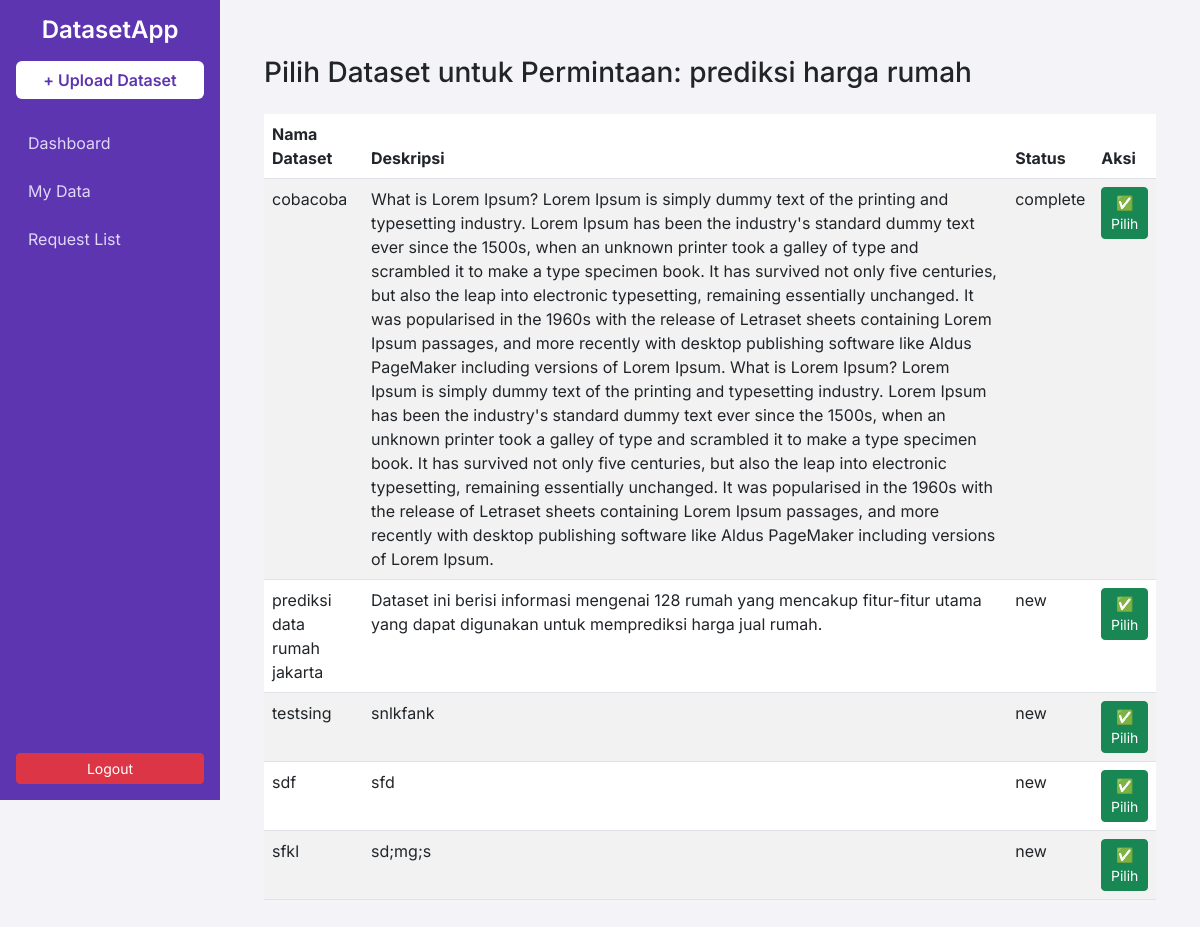
The app's page /pilih-dataset/27/ (signed in) with its own data.
### dataset/models.py (models this page shows, shortened)
class DatasetRequest(models.Model):
    dataset = models.ForeignKey(Dataset, on_delete=models.CASCADE, null=True, blank=True)
    nama_model = models.CharField(max_length=100, default="default_model")
    kebutuhan = models.TextField()
    deskripsi = models.TextField()
    timestamp = models.DateTimeField(auto_now_add=True)

class Dataset(models.Model):
    STATUS_CHOICES = [
        ('new', 'New'),
        ('in_progress', 'In Progress'),
        ('complete', 'Complete'),
    ]
    owner = models.ForeignKey(User, on_delete=models.CASCADE, related_name="datasets")
    name = models.CharField(max_length=100)
    description = models.TextField()
    status = models.CharField(max_length=20, choices=STATUS_CHOICES, default='new')  # Tambahan
    cover_image = models.ImageField(upload_to="covers/", null=True, blank=True)
    data_file = models.FileField(upload_to="files/")
    uploaded_at = models.DateTimeField(auto_now_add=True)
    request_note = models.TextField(blank=True, null=True)

### dataset/views.py (the view)
# urls.py: path("pilih-dataset/<int:request_id>/", views.pilih_dataset_untuk_request, name="pilih_dataset_untuk_request"),
def pilih_dataset_untuk_request(request, request_id):
    req = get_object_or_404(DatasetRequest, id=request_id)
    datasets = Dataset.objects.filter(owner=request.user)
    return render(request, 'dataset/pilih_dataset.html', {
        'request_obj': req,
        'datasets': datasets
    })

### dataset/templates/dataset/pilih_dataset.html
{% extends 'dataset/base.html' %}
{% block content %}
<div class="container mt-4">
    <h3 class="mb-4">Pilih Dataset untuk Permintaan: {{ request_obj.nama_model }}</h3>
    <div class="table-responsive">
        <table class="table table-striped">
            <thead>
                <tr>
                    <th>Nama Dataset</th>
                    <th>Deskripsi</th>
                    <th>Status</th>
                    <th>Aksi</th>
                </tr>
            </thead>
            <tbody>
                {% for data in datasets %}
                <tr>
                    <td>{{ data.name }}</td>
                    <td>{{ data.description }}</td>
                    <td>{{ data.status }}</td>
                    <td>
                        <a href="{% url 'konfirmasi_pilih_dataset' request_obj.id data.id %}"
                            class="btn btn-success btn-sm"
                            onclick="return confirm('Yakin pilih dataset ini?')">
                            ✅ Pilih
                        </a>
                    </td>
                </tr>
                {% empty %}
                <tr><td colspan="4" class="text-center">Tidak ada dataset milik Anda.</td></tr>
                {% endfor %}
            </tbody>
        </table>
    </div>
</div>
{% endblock %}

### dataset/templates/dataset/base.html (style rules this page uses)
body { display: flex; font-family: 'Inter', sans-serif; background-color: #f4f4f8; margin: 0; }

### records on screen
DatasetRequest: nama_model "prediksi harga rumah"
Dataset: name "cobacoba", description "What is Lorem Ipsum? Lorem Ipsum is simply dummy text of the printing and typesetting industry. Lorem Ipsum has been the industry's standard dummy text ever since the 1500s, when an unknown printer took a galley of type and scrambled it to make a type specimen book. It has survived not only five centuries, but also the leap into electronic typesetting, remaining essentially unchanged. It was popularised in the 1960s with the release of Letraset sheets containing Lorem Ipsum passages, and more recently with desktop publishing software like Aldus PageMaker including versions of Lorem Ipsum. What is Lorem Ipsum? Lorem Ipsum is simply dummy text of the printing and typesetting industry. Lorem…", status "complete"
Dataset: name "prediksi data rumah jakarta", description "Dataset ini berisi informasi mengenai 128 rumah yang mencakup fitur-fitur utama yang dapat digunakan untuk memprediksi harga jual rumah.", status "new"
Dataset: name "testsing", description "snlkfank", status "new"
Dataset: name "sdf", description "sfd", status "new"
Dataset: name "sfkl", description "sd;mg;s", status "new"
